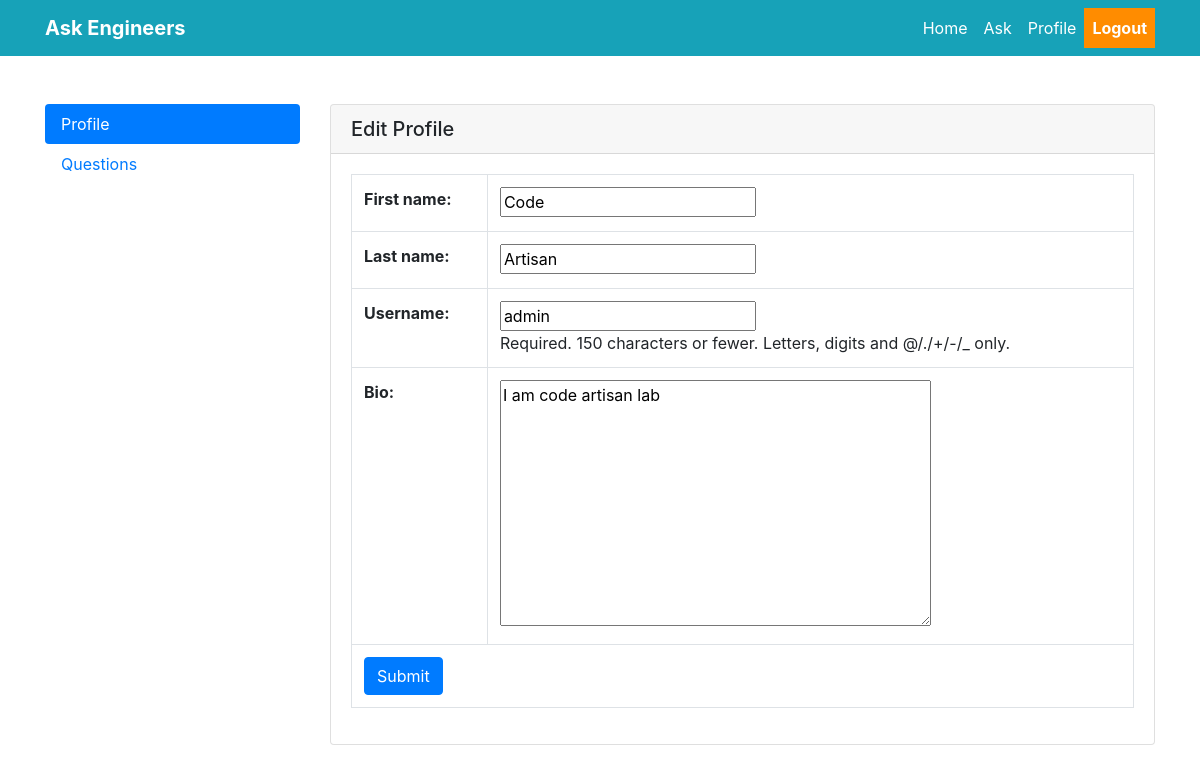
/accounts/profile/ (signed in), run on the app's committed database.
### main/models.py (models this page shows)
class CustomUser(AbstractUser):
    bio=models.TextField()
    location=models.CharField(max_length=200)

### main/views.py (the view)
# urls.py: path('accounts/profile/',views.profile,name='profile'),
def profile(request):
    quests=Question.objects.filter(user=request.user).order_by('-id')
    answers=Answer.objects.filter(user=request.user).order_by('-id')
    comments=Comment.objects.filter(user=request.user).order_by('-id')
    upvotes=UpVote.objects.filter(user=request.user).order_by('-id')
    downvotes=DownVote.objects.filter(user=request.user).order_by('-id')
    if request.method=='POST':
        profileForm=ProfileForm(request.POST,instance=request.user)
        if profileForm.is_valid():
            profileForm.save()
            messages.success(request,'Profile has been updated.')
    form=ProfileForm(instance=request.user)
    return render(request,'registration/profile.html',{
        'form':form,
        'quests':quests,
        'answers':answers,
        'comments':comments,
        'upvotes':upvotes,
        'downvotes':downvotes,
    })

### main/forms.py
class ProfileForm(ModelForm):
    class Meta:
        model=CustomUser
        fields=('first_name','last_name','username','bio')

### main/templates/registration/profile.html (shortened to what this page needs)
{% extends 'base.html' %}
{% block content %}
<div class="container py-5">
    <div class="row">
        <div class="col-md-3">
            <div class="nav flex-column nav-pills" id="v-pills-tab" role="tablist" aria-orientation="vertical">
                <a class="nav-link active" id="v-pills-profile-tab" data-toggle="pill" href="#v-pills-profile" role="tab" aria-controls="v-pills-home" aria-selected="true">Profile</a>
                <a class="nav-link" id="v-pills-questions-tab" data-toggle="pill" href="#v-pills-questions" role="tab" aria-controls="v-pills-questions" aria-selected="false">Questions</a>
            </div>
        </div>
        <div class="col-md-9">
            <div class="tab-content" id="v-pills-tabContent">
                <div class="tab-pane fade show active" id="v-pills-profile" role="tabpanel" aria-labelledby="v-pills-profile-tab">
                    <div class="card">
                        <h5 class="card-header">Edit Profile</h5>
                        <div class="card-body">
                            <form method="post">
                                <table class="table table-bordered">
                                    {{form.as_table}}
                                    <tr>
                                        <td colspan="2">
                                            <button class="btn btn-primary">Submit</button>
                                        </td>
                                    </tr>
                                </table>
                            </form>
                        </div>
                    </div>
                </div>
            </div>
        </div>
    </div>
</div>
{% endblock %}

### data on the page
CustomUser: first_name "Code", last_name "Artisan", username "admin", bio "I am code artisan lab"
